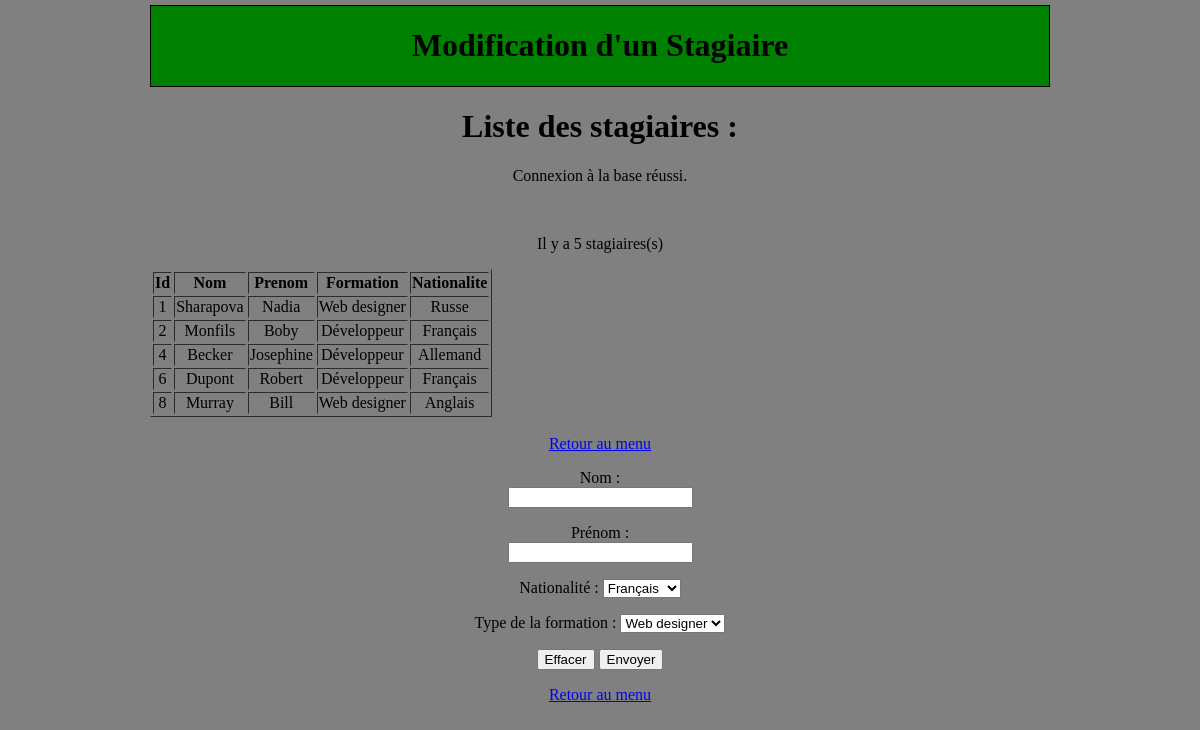
Screenshot of /modidfiction-stagiaireV2.php with the database file from the repository.
### tables this page shows
CREATE TABLE IF NOT EXISTS STAGIAIRE
 (
   ID INTEGER(2) NOT NULL AUTO_INCREMENT ,
   ID_TYPE_FORMATION INTEGER(2) NULL  ,
   ID_NATIONALITE INTEGER(2) NOT NULL  ,
   NOM VARCHAR(20) NULL  ,
   PRENOM VARCHAR(20) NULL  
   , PRIMARY KEY (ID) 
 ) 
 comment = "";

CREATE TABLE IF NOT EXISTS TYPE_FORMATION
 (
   ID_TYPE_FORMATION INTEGER(2) NOT NULL  ,
   LIBELLE VARCHAR(25) NULL  
   , PRIMARY KEY (ID_TYPE_FORMATION) 
 ) 
 comment = "";

CREATE TABLE IF NOT EXISTS NATIONALITE
 (
   ID_NATIONALITE INTEGER(2) NOT NULL  ,
   LIBELLE VARCHAR(20) NULL  
   , PRIMARY KEY (ID_NATIONALITE) 
 ) 
 comment = "";

### affichage-stagiaires.php (the view, shortened to what this page needs)
<!DOCTYPE html>
<html>
    <head>
    </head>
    <body>
    	<h1>Liste des stagiaires : </h1>
		<?php
			try {
		        $db = new PDO('mysql:host=localhost;dbname=formation', 'root', '');
		        $db->exec("SET CHARACTER SET utf8");
		        echo "<p>Connexion à la base réussi.</p> <br/>";
		        $requeteAffichage = $db->query('SELECT Id, Nom, Prenom, type_formation.Libelle AS Formation, nationalite.Libelle AS Nationalite
		        		FROM stagiaire
		        		LEFT JOIN type_formation
		        		ON stagiaire.Id_type_formation = type_formation.Id_type_formation
		        		LEFT JOIN nationalite
		        		ON stagiaire.Id_nationalite = nationalite.Id_nationalite');
				$nbStagiaire=$requeteAffichage->rowCount();
				$tabResult=$requeteAffichage->fetchAll(PDO::FETCH_ASSOC);
				echo "<p>Il y a $nbStagiaire stagiaires(s)</p>";
				$titres=array_keys($tabResult[0]);
				echo "<table border=\"1\"><tr>";
				foreach($titres as $nomcol)
				{
					echo "<th>", htmlentities($nomcol), "</th>";
				}
				echo "</tr>";
				for ($i=0; $i<$nbStagiaire; $i++)
				{
					echo "<tr>";
					foreach ($tabResult[$i] as $valeur)
					{
						echo "<td> $valeur </td>";
					}
					echo "</tr>";
				}
				echo "</table> <br />";
		    }
		    catch (PDOException $e) {
		    	echo "Erreur : " . $e->getMessage() . "<br/>";
		    	die();
		    }
		?>
		<a href="index.php">Retour au menu</a>
	</body>
</html>

### modidfiction-stagiaireV2.php (shortened to what this page needs)
<!DOCTYPE html>
<html>
<head>
<link rel="stylesheet" type="text/css" href="css/index.css" media="screen" />
</head>
<body>
<div class="titre">
<a > <h1> Modification d'un Stagiaire</h1> </a>
</div>
<h1><?php include('affichage-stagiaires.php'); ?></h1>
<form method="post" action="traitement-insertion.php" class="formulaire">
<p>Nom : <br /><input type="text" name="nom" /> <br /> </p>
<p>Prénom : <br /><input type="text" name="prenom" /> <br /> </p>
<p>
Nationalité :
<select name="nationalite">
<option selected="selected" value="1"> Français</option>
</select>
</p>
<p>
Type de la formation :
<select name="formation">
<option selected="selected" value="1"> Web designer</option>
</select>
</p>
<p>
<input type="reset" value="Effacer" />
<input type="submit" value="Envoyer" />
</p>
</form>
<a href="index.php">Retour au menu</a>
</body>
</html>

### css/index.css (style rules this page uses)
body { margin-top:5px; margin-left:150px; margin-right:150px; margin-bottom:5px; background: gray; text-align: center; }
.titre { border: 1px black solid; margin-top:25px5px; margin-bottom:18px; background: green; }

### rows the page displays
stagiaire: ID "1", NOM "Sharapova", PRENOM "Nadia"
type_formation: LIBELLE "Web designer"
nationalite: LIBELLE "Russe"
stagiaire: ID "2", NOM "Monfils", PRENOM "Boby"
type_formation: LIBELLE "Développeur"
nationalite: LIBELLE "Français"
stagiaire: ID "4", NOM "Becker", PRENOM "Josephine"
nationalite: LIBELLE "Allemand"
stagiaire: ID "6", NOM "Dupont", PRENOM "Robert"
stagiaire: ID "8", NOM "Murray", PRENOM "Bill"
nationalite: LIBELLE "Anglais"

### other values shown
$nbStagiaire "5"
$nomcol "Id"
$nomcol "Nom"
$nomcol "Prenom"
$nomcol "Formation"
$nomcol "Nationalite"
